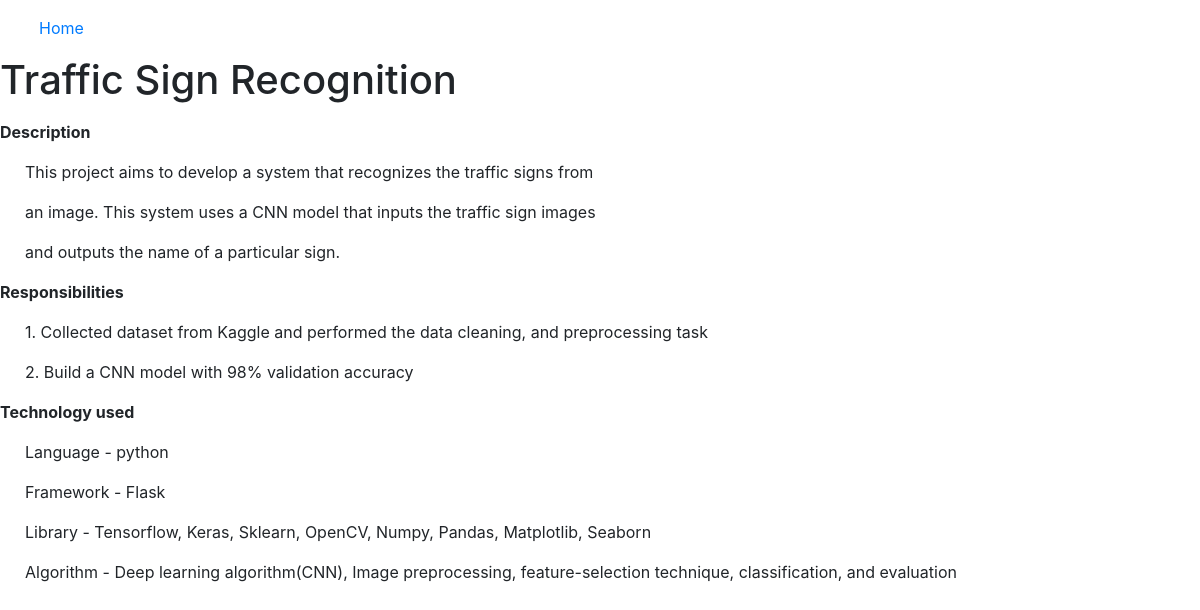
/project/1/, run on the app's committed database.
### sky/models.py (models this page shows, shortened)
class Project(models.Model):
    title = models.CharField(max_length=100)
    details = models.TextField()

### sky/views.py (the view)
# urls.py: path('project/<int:pk>/', ProjectDetailView.as_view(), name='project_detail')
class ProjectDetailView(DetailView):
    model = Project
    template_name = 'project_view.html'
    context_object_name = 'post'

### templates/project_view.html (shortened to what this page needs)
<!DOCTYPE html>
<html>
  <head>
    <link
      rel="stylesheet"
      href="https://maxcdn.bootstrapcdn.com/bootstrap/4.5.2/css/bootstrap.min.css"
    />
  </head>
  <body>
    <nav class="navbar navbar-expand-lg bg-body-tertiary">
      <div class="container-fluid">
        <div class="collapse navbar-collapse" id="navbarSupportedContent">
          <ul class="navbar-nav me-auto mb-2 mb-lg-0">
            <li class="nav-item">
              <a
                class="nav-link active"
                aria-current="page"
                href="{%url 'home'%}"
                >Home</a
              >
            </li>
          </ul>
        </div>
      </div>
    </nav>
    <h1>{{ post.title }}</h1>
    <p>{{ post.details | safe }}</p>
  </body>
</html>

### data on the page
Project: title "Traffic Sign Recognition", details "Description This project aims to develop a system that recognizes the traffic signs from an image. This system uses a CNN model that inputs the traffic sign images and outputs the name of a particular sign. Responsibilities 1. Collected dataset from Kaggle and performed the data cleaning, and preprocessing task 2. Build a CNN model with 98% validation accuracy Technology used Language - python Framework - Flask Library - Tensorflow, Keras, Sklearn, OpenCV, Numpy, Pandas, Matplotlib, Seaborn Algorithm - Deep learning algorithm(CNN), Image preprocessing, feature-selection technique, classification, and evaluation"
